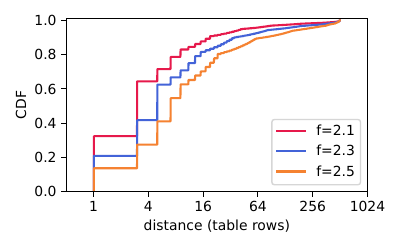

The Python source for this figure:
import sys

from experiments import plot_cuckoo as pc
from experiments import data_management as dm
import matplotlib.pyplot as plt
import lib

import matplotlib
matplotlib.rcParams['pdf.fonttype'] = 42
matplotlib.rcParams['ps.fonttype'] = 42

from simulator import hash
# import chash as hash

# factors = [1.8, 1.9, 2.0, 2.1, 2.2, 2.3]
factors = [2.1, 2.3, 2.5]
data_dir="hash_factor"

def gen_hash_factor_distance_cdf():
    global factors

    samples = 100000
    table_size = 512
    bucket_size = 8
    all_distances=[]
    for f in factors:
        print("factor: " + str(f))
        hash.set_factor(f)
        distances = []
        for i in range(samples):
            v1, v2 = hash.rcuckoo_hash_locations(i, table_size)
            distances.append(hash.distance_to_bytes(v1, v2, bucket_size, 8))
        print("len distances:", len(distances))
        all_distances.append(distances)
    dm.save_statistics(all_distances,dirname=data_dir)
    print("all distance prior to save: ", len(all_distances))


def plot_hash_factor_distance_cdf():
    global factors
    fig, ax = plt.subplots(1,1,figsize=(4,2.5))
    all_distances = dm.load_statistics(dirname=data_dir)
    all_distances = all_distances[0]
    print("all distance post load: ", len(all_distances))
    
    colors=[lib.fusee_color,lib.rcuckoo_color,lib.sherman_color]
    for i in range(len(factors)):
        distances = all_distances[i]
        distances = [(v/64) for v in distances]
        print(distances)
        f = factors[i]
        x, y = pc.cdf(distances)
        ax.plot(x,y, label="f="+str(f), color=colors[i])

    # x = [1,2,4,8,16,32,64, 128, 256, 512, 1024, 2048, 4096] 
    # x = [2,8,32,128,512,2048]
    x = [1,4,16,64,256,1024]
    # rows = [ int(v / 32) for v in x]
    x_str = [str(v) for v in x]
    # x_str = ["32", "64", "128", "256", "512", "1K", "2K", "4K"]
    # x_str = [ str(i) for i in x]

    ax.set_xlabel('distance (table rows)')
    ax.set_ylabel('CDF')
    # ax.set_title('Exponetial Hash Factor Distance')
    ax.set_xlim(0.5,1000)
    ax.set_ylim(0,1.01)
    ax.set_xscale('log')
    ax.minorticks_off()

    ax.set_xticks(x)
    ax.set_xticklabels(x_str)
    ax.legend()
    plt.tight_layout()
    plt.savefig("hash_factor.pdf")

# gen_hash_factor_distance_cdf()
plot_hash_factor_distance_cdf()